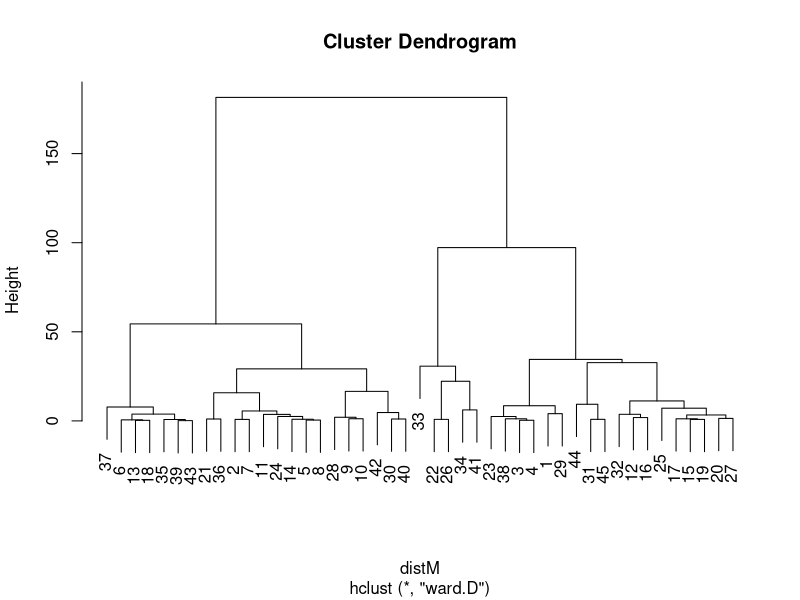
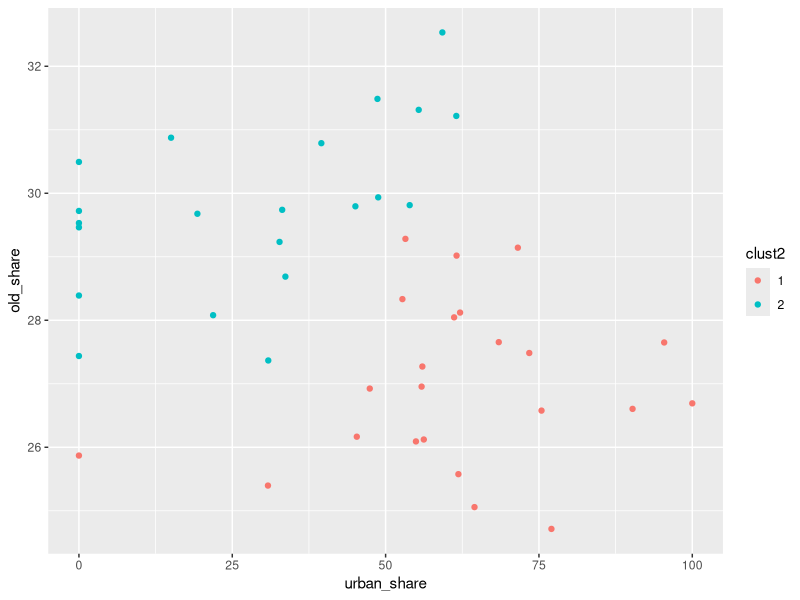
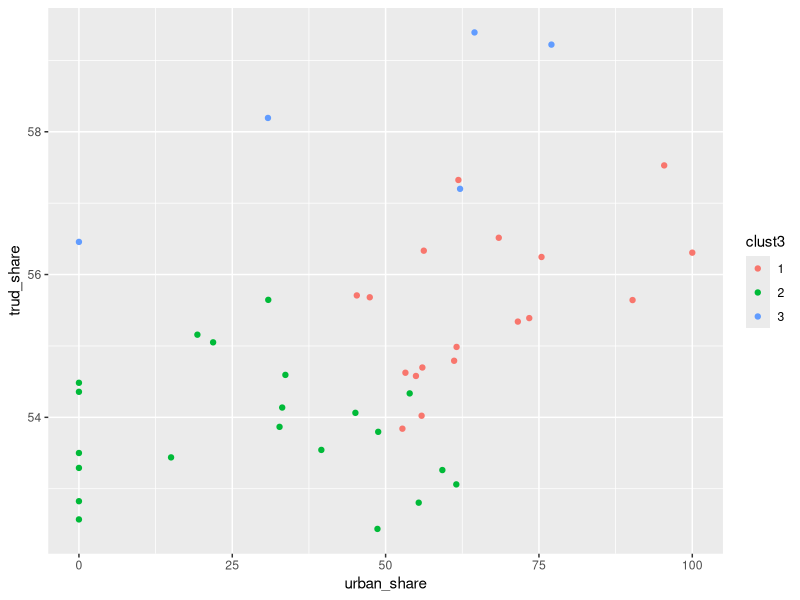
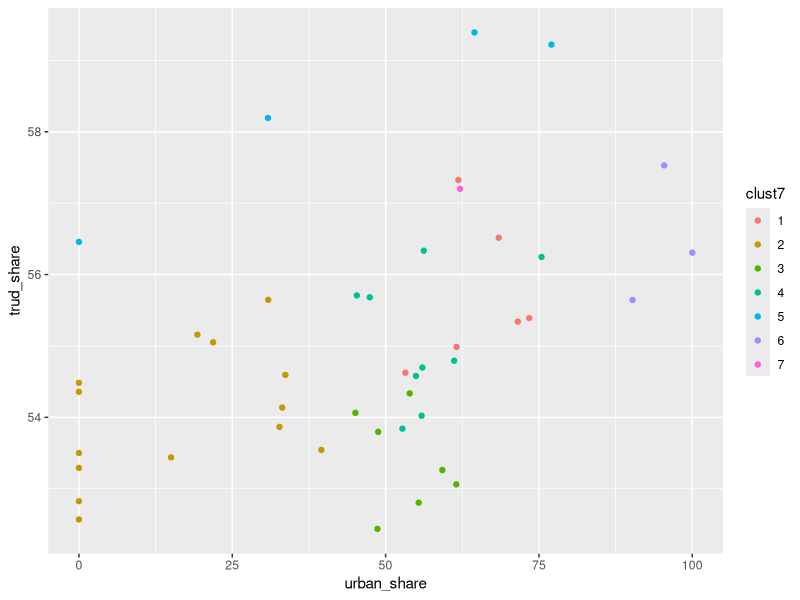

These figures' R source, in order:
### Code for the lecture on cluster analysis and visualization of results ###
### Full lecture will be posted later

library(dplyr)
library(ggplot2)

df <- read.csv("demography.csv")

# from seminar 10: add some columns

df <- df %>% mutate(young_share = young_total/popul_total * 100,
                    trud_share = wa_total/popul_total * 100,
                    old_share = ret_total/popul_total * 100)

df <- df %>% mutate(female = young_female + wa_female + ret_female,
                    male = young_male + wa_male + ret_male) %>% 
  mutate(fe_share = female / popul_total * 100,
         ma_share = male / popul_total * 100) %>%
  mutate(Male = factor(ifelse(ma_share > fe_share, 1, 0)))

# add columns urban_share and rural_share
df <- df %>% mutate(urban_share = urban_total / popul_total * 100,
                    rural_share = rural_total / popul_total * 100)

# select variables that ill be used for clustering of districts
dat <- df %>% select(district, urban_share, rural_share, fe_share, 
                     ma_share, young_share, trud_share, old_share)
View(dat)

# get rid of text variable with district names
# put this information into row names instead 
# use id instead of names - will be convenient in dendrograms
dat <- dat %>% select(-district)
rownames(dat) <- 1:dim(dat)[1]

# make a matrix of distances (Euclidean distance squared)
# do not forget to scale all the variables first
# scale: substract the mean and divide by standard deviation
distM <- dist(scale(dat))^2

# clustering using Ward method (algorithm performed on the distance matrix)
hc <- hclust(distM, method = "ward.D")

# dendrogram - visualization of clustering
plot(hc)

# decide to choose only two clusters
groups2 <- cutree(hc, k = 2)
groups2

# add cluster numbers into the dataset
dat$clust2 <- factor(groups2)

# plot a scatterplot with colored points
# points are in two colors - two clusters
ggplot(data = dat, aes(x = urban_share, y = old_share)) +
  geom_point(aes(color = clust2))

# now do the same, but for 3 clusters
groups3 <- cutree(hc, k = 3)
dat$clust3 <- factor(groups3)

ggplot(data = dat, aes(x = urban_share, y = trud_share)) +
  geom_point(aes(color = clust3))

# and what if we choose 7 clusters
groups7 <- cutree(hc, k = 7)
dat$clust7 <- factor(groups7)
ggplot(data = dat, aes(x = urban_share, y = trud_share)) +
  geom_point(aes(color = clust7))

# is it really necessary to choose so many clusters
# let's look whether mean values of seven clusters differ dramatically
dat %>% group_by(clust7) %>% 
  summarise(avg_young = mean(young_share))
